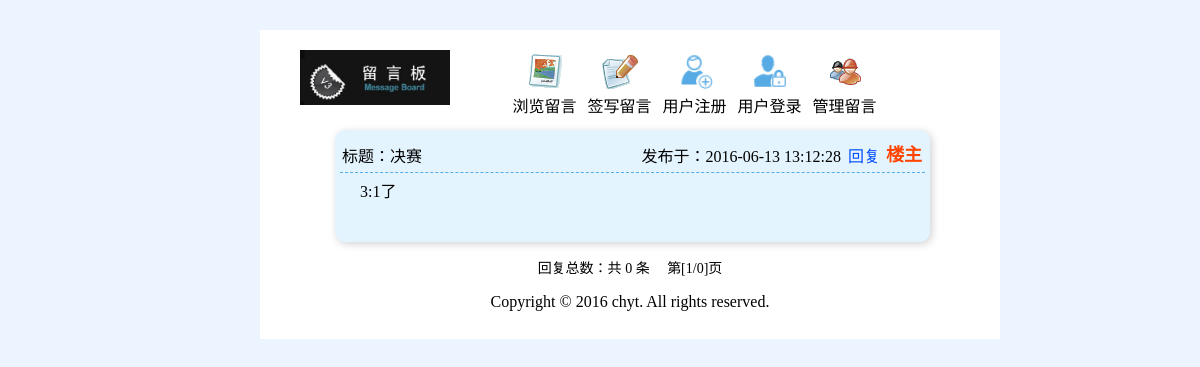
Before: /show.php?cid=23 with the older database file.
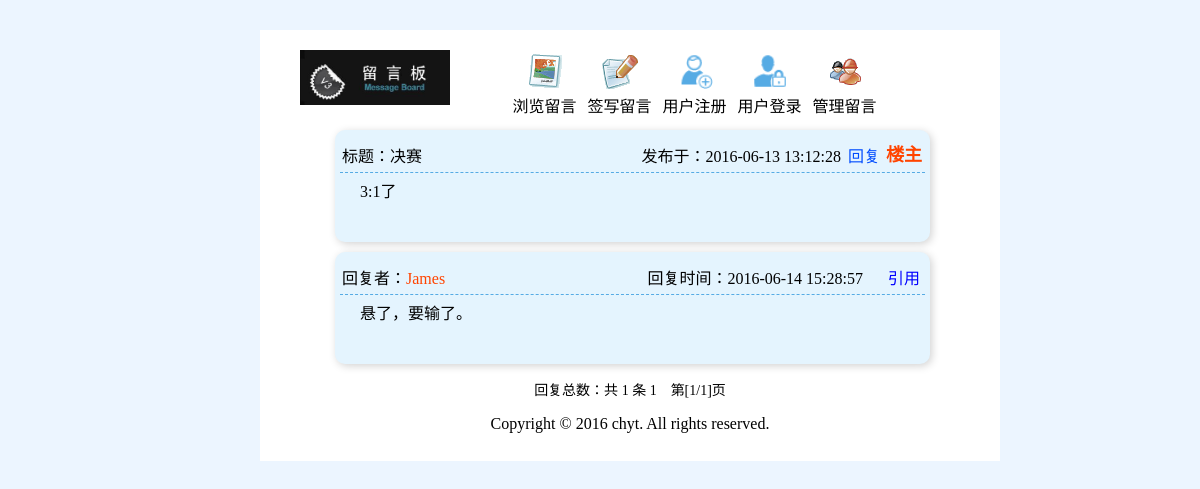
After: the same page with the newer database file.
### tables this page shows
CREATE TABLE IF NOT EXISTS `message` (
  `id` int(10) unsigned NOT NULL AUTO_INCREMENT COMMENT '自增id',
  `mid` int(11) NOT NULL COMMENT '留言用户的id',
  `title` varchar(15) NOT NULL COMMENT '留言标题',
  `content` varchar(255) NOT NULL COMMENT '留言内容',
  `content_time` datetime NOT NULL COMMENT '留言时间',
  `state` int(11) NOT NULL DEFAULT '0' COMMENT '留言信息的状态',
  `top_state` int(11) NOT NULL DEFAULT '0' COMMENT '置顶状态',
  PRIMARY KEY (`id`)
);

CREATE TABLE IF NOT EXISTS `reply` (
  `id` int(10) unsigned NOT NULL AUTO_INCREMENT COMMENT '自增id',
  `content_id` int(11) NOT NULL COMMENT '要回复留言的id',
  `content_reply` varchar(255) NOT NULL COMMENT '回复的内容',
  `reply_time` datetime NOT NULL COMMENT '回复的时间',
  `member_id` int(11) NOT NULL COMMENT '回复者的id',
  `quote_id` int(11) NOT NULL DEFAULT '0' COMMENT '要引入回复的留言的id',
  PRIMARY KEY (`id`)
);

CREATE TABLE IF NOT EXISTS `member` (
  `id` int(10) unsigned NOT NULL AUTO_INCREMENT COMMENT '自增id',
  `name` varchar(15) NOT NULL COMMENT '用户名',
  `psw` varchar(32) NOT NULL COMMENT '密码',
  `register_time` datetime NOT NULL COMMENT '注册时间',
  `last_login_time` datetime NOT NULL COMMENT '最后登陆时间',
  PRIMARY KEY (`id`)
);

### inc/mysql.func.php (called while the page is built, shortened)
<?php
    function execute($link, $sql){
        $result = mysqli_query($link, $sql);
        return $result;
    }
    function fetch_array($result){
        return mysqli_fetch_assoc($result);
    }
?>

### show.php (the view, shortened to what this page needs)
<?php
    $link = connect();
    $member_id = login_state($link);
    $sql_sel_cont = "select * from message where id={$_GET['cid']}";
    $result_sel_cont = execute($link, $sql_sel_cont);
    $data_sel_cont = fetch_array($result_sel_cont);
	$sql_count = "select * from reply where content_id={$_GET['cid']}";
	$result_count = execute($link, $sql_count);
	$counts = mysqli_num_rows($result_count);
	$page_size = 2;
	$pageCount = ceil($counts/$page_size);
    $page = page($counts, $page_size);
?>
<!doctype html>
<html lang="en">
<head>
	<link rel="stylesheet" type="text/css" href="style/common.css">
	<link rel="stylesheet" type="text/css" href="style/show.css">
</head>
<body>
	<div id="main">
		<?php include "inc/header.inc.php";?>
		<div class="main-wrapper">
			<div class="show-content">
				<div class="show-top">
					<p class="show-content-top">
						<span class="show-content-title">标题：<?php echo $data_sel_cont['title']?></span>
						<span class="show-content-time on">发布于：<?php echo $data_sel_cont['content_time']?></span>
						<span class="reply-btn"><a href="reply.php?cid=<?php echo $_GET['cid']?>&mid=<?php echo $member_id?>">回复</a></span>
						<i class="landlord">楼主</i>
					</p>
					<p class="content-area"><?php echo $data_sel_cont['content']?></p>
				</div>
				<?php
					$sql_reply = "select * from reply where content_id={$_GET['cid']} {$page['limit']}";
					$result_reply = execute($link, $sql_reply);
					while ($data_reply = fetch_array($result_reply)){
						$sql_mem = "select name from member where id={$data_reply['member_id']}";
						$result_mem = execute($link, $sql_mem);
						$data_mem = fetch_array($result_mem);
				?>
				<div class="show-top">
					<p class="show-content-top">
						<span class="show-content-title">回复者：<span style="color:#f40;"><?php echo $data_mem['name']?></span></span>
						<span class="show-content-time reference-reply">回复时间：<?php echo $data_reply['reply_time']?></span>
						<span class="reference"><a href="quote.php?cid=<?php echo $_GET['cid']?>&qid=<?php echo $data_reply['id']?>&mid=<?php echo $data_reply['member_id']?>">引用</a></span>
					</p>
					<p class="content-area">
						<?php echo $data_reply['content_reply']?>
					</p>
				</div>
				<?php }?>
			</div>
		</div>
		<div id="pages" class="page-show" align="center">
			回复总数：共 <?php echo $counts?> 条 <?php echo $page['html']?>　第[<?php echo $_GET['page']?>/<?php echo $pageCount?>]页
		</div>
		<?php include "inc/footer.inc.php";?>
	</div>
</body>
</html>

### inc/header.inc.php (shortened to what this page needs)
<div id="top">
	<div class="logo"><a href="index.php"></a></div>
	<div class="menu">
		<ul>
			<li>
				<a href="index.php"><img src="images/i2.gif"><br>浏览留言</a>
			</li>
			<li><a href="write.php"><img src="images/i1.gif"><br>签写留言</a></li>
			<?php
			if (!isset($_COOKIE['mb']['user']) && !isset($_COOKIE['mb']['psw'])) {
				echo "<li><a href='register.php'><img src='images/register.png' width='36' height='36'><br>用户注册</a></li>";
				echo "<li><a href='login.php'><img src='images/login.png' width='36' height='36'><br>用户登录</a></li>";
			}else{
				echo "<li><a href='person.php'><img src='images/person.png' width='36' height='36'><br>个人中心</a></li>";
				echo "<li><a href='logout.php'><img src='images/logout.png' width='36' height='36'><br>退出登录</a></li>";
			}
			?>
			<li><a href="admin/admin_login.php"><img src="images/i3.gif"><br>管理留言</a></li>
		</ul>
	</div>
</div>

### inc/footer.inc.php
<div class="footer">
	Copyright © 2016 chyt. All rights reserved.
</div>

### inc/global.inc.php (shortened to what this page needs)
<?php
    function login_state($link){
        if (isset($_COOKIE['mb']['user']) && isset($_COOKIE['mb']['psw'])){
            $sql = "select * from member where name='{$_COOKIE['mb']['user']}' and psw='{$_COOKIE['mb']['psw']}'";
            $result = execute($link, $sql);
            if (mysqli_num_rows($result)) {
                $data = fetch_array($result);
                return $data['id'];
            }else{
                return false;
            }
        }else {
            return false;
        }
    }
    function page($count,$page_size,$num_btn=10,$page='page'){
        if ($count == 0) {
            $data=array(
                'limit'=>'',
                'html'=>''
            );
            return $data;
        }
        $page_num_all=ceil($count/$page_size);
        $start=($_GET[$page]-1)*$page_size;
        $limit="limit {$start},{$page_size}";
        $current_url=$_SERVER['REQUEST_URI'];
        $arr_current=parse_url($current_url);
        $current_path=$arr_current['path'];
        $url='';
        if(isset($arr_current['query'])){
            parse_str($arr_current['query'],$arr_query);
            unset($arr_query[$page]);
            if(empty($arr_query)){
                $url="{$current_path}?{$page}=";
            }else{
                $other=http_build_query($arr_query);
                $url="{$current_path}?{$other}&{$page}=";
            }
        }else{
            $url="{$current_path}?{$page}=";
        }
        $html=array();
        if($num_btn>=$page_num_all){
            for($i=1;$i<=$page_num_all;$i++){
                if($_GET[$page]==$i){
                    $html[$i]="<span>{$i}</span>";
                }else{
                    $html[$i]="<a href='{$url}{$i}'>{$i}</a>";
                }
            }
        }
        $html=implode(' ',$html);
        $data=array(
            'limit'=>$limit,
            'html'=>$html
        );
        return $data;
    }
?>

### style/common.css (style rules this page uses)
* { margin: 0; padding: 0; }
html,body { width: 100%; height: 100%; font-family: 'microsoft yahei'; margin: 15px; background: #ECF5FF; }
a { text-decoration: none; }
ul { list-style: none; }
img { border: 0; }
#main { width: 700px; background-color: #fff; padding: 20px 20px 20px 20px; margin: 0 auto; }
#main #top { width: 660px; height: 70px; margin: 0 auto; overflow: hidden; }
#main #top .logo { float: left; width: 150px; height: 100%; background-image: url('../images/logo.jpg'); background-size: contain; background-repeat: no-repeat; }
#main #top .logo a { display: block; height: 100%; }
#main #top .menu { width: 450px; height: 100%; padding: 3px; float: right; }
#main #top .menu ul { width: 100%; height: 100%; }
#main #top .menu ul li { float: left; width: 75px; height: 100%; text-align: center; }
#main #top .menu ul li a { display: block; color: #000; }
#main .footer { padding: 8px; text-align: center; margin-top: 8px; }
#pages { font-size: 14px; }
.page-show { margin-top: 15px; }

### style/show.css (style rules this page uses)
.main-wrapper { width: 100%; height: 100%; }
.main-wrapper .show-content { width: 85%; height: 100%; margin: 0 auto; padding: 10px 0 0 5px; }
.main-wrapper .show-content .show-content-top { padding: 3px 2px; padding-bottom: 5px; border-bottom: 1px dashed #56ABE4; position: relative; }
.main-wrapper .show-content .show-content-top .show-content-time { float: right; }
.main-wrapper .show-content .show-content-top .on { padding-right: 82px; }
.main-wrapper .show-content .show-content-top .reference-reply { margin-right: 60px; }
.main-wrapper .show-content .show-content-top .reference { position: absolute; right: 5px; }
.main-wrapper .show-content .show-content-top .reference a { color: #00f; }
.main-wrapper .show-content .show-content-top .landlord { font-style: normal; font-size: 18px; padding: 3px; color: #f40; position: absolute; font-weight: bold; right: 0px; top: -3px; }
.content-area { text-indent: 20px; padding-bottom: 30px; padding-top: 5px; }
.main-wrapper .show-content .show-top { padding: 10px 5px; background-color: #E4F4FE; margin-bottom: 10px; box-shadow: 2px 2px 8px #d2d2d2; border-radius: 10px; }
.reply-btn { position: absolute; right: 45px; }
.reply-btn a { color: #004CFE; }

Changed rows visible on the page:
added reply: member.name "James", reply_time "2016-06-14 15:28:57", content_reply "悬了，要输了。"
Other visible differences:
$counts: "0" → "1"
$pageCount: "0" → "1"
